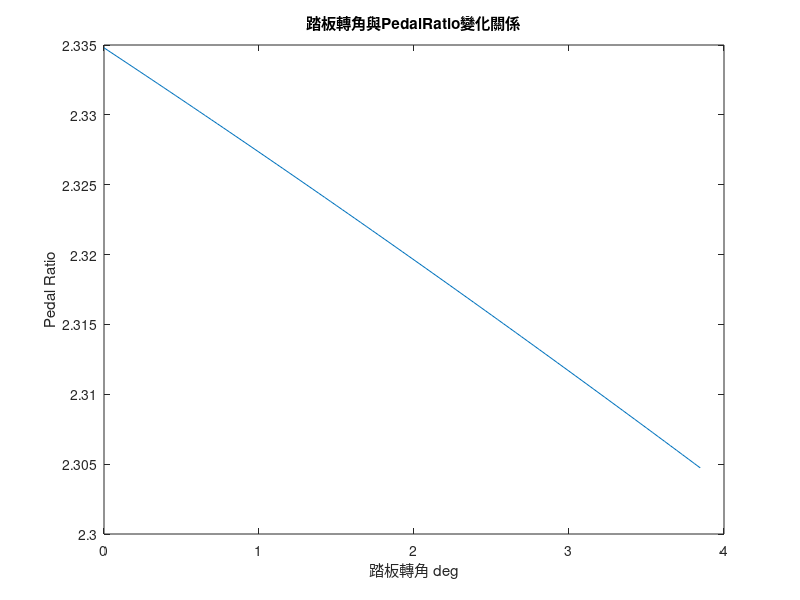
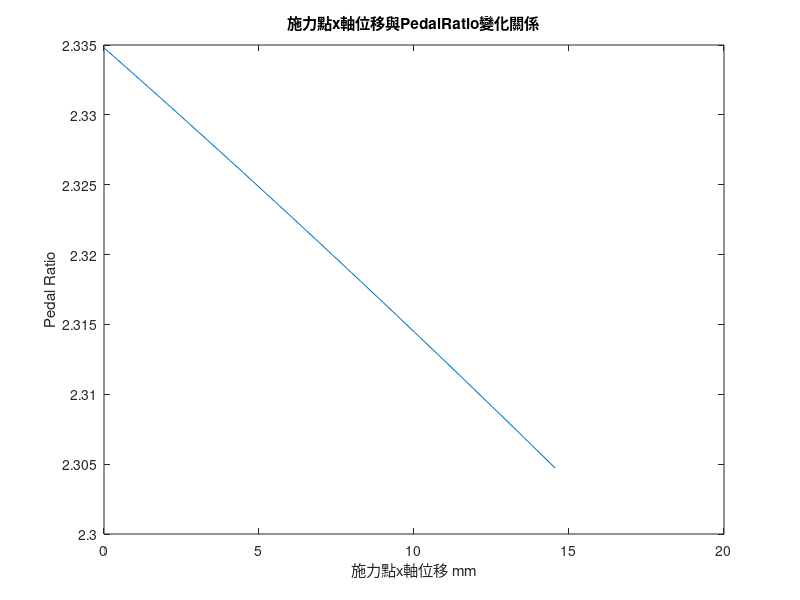

Write the MATLAB code that produced these figures, in order.
clear
close all
clc
%% 定義變數
BrakePadelAxis=[0;0;1];                                                     %踏板旋轉軸點
MCAxis=[100.5;22;1];                                                            %MC 旋轉軸點
BrakePadelForcePoint = [220*sind(-11.794); 220*cosd(-11.794); 1];                   %腳踩在踏板上的點
BrakePadelMCPoint = [192.0666*sind(-9.938); 192.06667*cosd(-9.938); 1]; %MC接在踏板上的點

PedalPushTheta=3.84705*pi/180;        %踏板旋轉角
MCLengthchange=[0,0,0];              %用來記錄等一下循環內需要的值，要初始化
%% 計算機構變化
ind=1;  %計數器
for i=0:0.01:1 %用比例下去算目前轉了幾%，極限就是PedalPushTheta=11.89*pi/180
    
    %目前轉了幾度
    PedalPushThetaNow=PedalPushTheta*i;

    % 創建旋轉矩陣(踩踏板時踏板轉動的角度)
    BrakePadelLocalation = [cos(PedalPushThetaNow) sin(PedalPushThetaNow) 0;
        -sin(PedalPushThetaNow) cos(PedalPushThetaNow) 0;
        0 0 1]; 

    %用旋轉矩陣去算出BrakePadelForcePoint旋轉時會跑去哪
    BrakePadelForcePointNow = BrakePadelLocalation * BrakePadelForcePoint;
    
    %用旋轉矩陣去算出BrakePadelMCPoint旋轉時會跑去哪
    BrakePadelMCPointNow = BrakePadelLocalation * BrakePadelMCPoint;

    %求當下MC的長度
    MClength = sqrt((MCAxis(1) - BrakePadelMCPointNow(1))^2 + (MCAxis(2) - BrakePadelMCPointNow(2))^2);

    MCLengthchange(ind,1)=PedalPushThetaNow*180/pi;         %紀錄轉角
    MCLengthchange(ind,2)=MClength;                         %紀錄MC長
    MCLengthchange(ind,3)=BrakePadelForcePointNow(1);       %紀錄施力點x軸的移動量

    BrakePadelMCPoint_x(ind,1)=BrakePadelMCPointNow(1);     %紀錄施力點x軸的移動量
    BrakePadelMCPoint_y(ind,1)=BrakePadelMCPointNow(2);     %紀錄施力點y軸的移動量

    BrakePadelForcePoint_x(ind,1)=BrakePadelForcePointNow(1);       %紀錄腳踩在踏板上的點x值
    BrakePadelForcePoint_y(ind,1)=BrakePadelForcePointNow(2);       %紀錄腳踩在踏板上的點y值
    ind=ind+1;  %更新計數器
end
%% 計算Pedal Ratio變化
ind=1;% 重置計數器
for i=1:101
    BrakePadelMCPoint_Now = [ BrakePadelMCPoint_x(i), BrakePadelMCPoint_y(i)];

    % 計算直線 MCAxis 的垂直距離到點 BrakePadelAxis 的公式
    numerator = abs((BrakePadelMCPoint_Now(2) - MCAxis(2)) * BrakePadelAxis(1) - (BrakePadelMCPoint_Now(1) - MCAxis(1)) * BrakePadelAxis(2) + BrakePadelMCPoint_Now(1) * MCAxis(2) - BrakePadelMCPoint_Now(2) * MCAxis(1));
    denominator = sqrt((BrakePadelMCPoint_Now(2) - MCAxis(2))^2 + (BrakePadelMCPoint_Now(1) - MCAxis(1))^2);

    % 距離計算
    distance = numerator / denominator;
    PedalRatio(ind,1)= BrakePadelForcePoint_y(i)/distance;
    ind=ind+1;
end
%% 畫圖
figure
plot(MCLengthchange(:,1),PedalRatio)
title('踏板轉角與PedalRatio變化關係')
xlabel('踏板轉角 deg')
ylabel('Pedal Ratio')

figure
plot(MCLengthchange(:,3)-MCLengthchange(1,3),PedalRatio)
title('施力點x軸位移與PedalRatio變化關係')
xlabel('施力點x軸位移 mm')
ylabel('Pedal Ratio')
